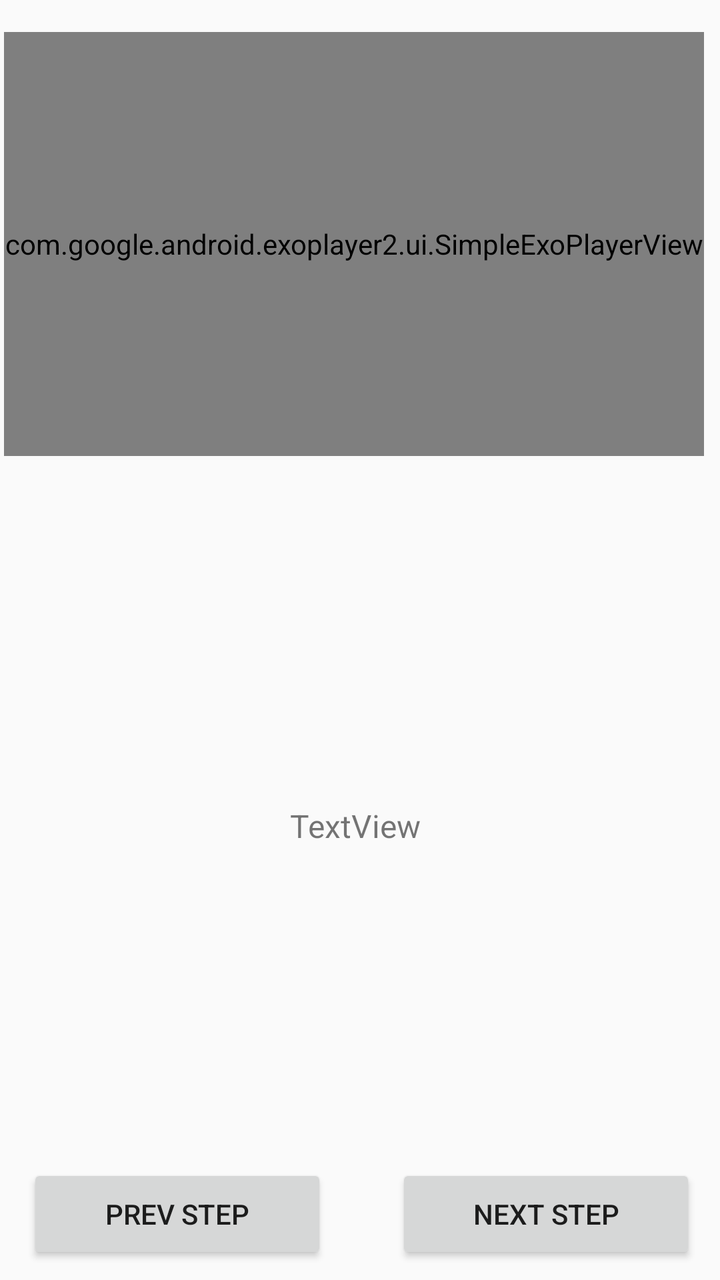
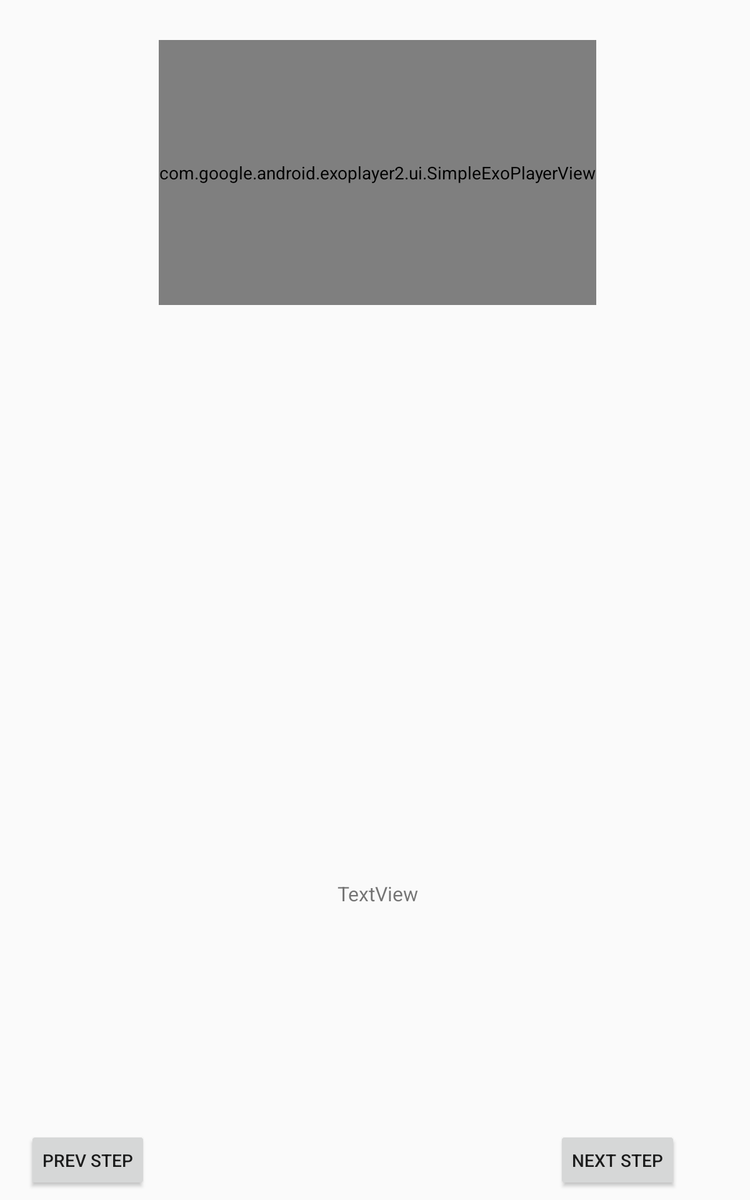

First picture: res/layout/ on a phone held upright. Second picture: the repository's own variant of that layout, on a device whose configuration matches the variant's folder. Source for both follows.
<!-- AndroidManifest.xml: application theme AppTheme -->
<!-- res/layout/fragment_bakery_video.xml -->
<FrameLayout xmlns:android="http://schemas.android.com/apk/res/android"
             xmlns:app="http://schemas.android.com/apk/res-auto"
             xmlns:tools="http://schemas.android.com/tools"
             android:layout_width="match_parent"
             android:layout_height="match_parent"
             tools:context="com.example.android.udbakery.BakeryVideoFragment">

    <android.support.constraint.ConstraintLayout
        xmlns:android="http://schemas.android.com/apk/res/android"
        xmlns:app="http://schemas.android.com/apk/res-auto"
        xmlns:tools="http://schemas.android.com/tools"
        android:layout_width="match_parent"
        android:layout_height="match_parent"
        tools:context="com.example.android.udbakery.BakingVideosActivity">



        <ImageView
            android:id="@+id/iv_recipe_image_view"
            android:layout_width="350dp"
            android:layout_height="212dp"
            android:layout_marginBottom="8dp"
            app:layout_constraintBottom_toTopOf="@+id/textView"
            app:layout_constraintTop_toTopOf="parent"
            android:layout_marginTop="8dp"
            app:layout_constraintVertical_bias="0.177"
            app:layout_constraintLeft_toLeftOf="parent"
            app:layout_constraintRight_toRightOf="parent"
            android:layout_marginRight="0dp"
            app:layout_constraintHorizontal_bias="1.0"/>

        <com.google.android.exoplayer2.ui.SimpleExoPlayerView
            android:id="@+id/vv_simple"
            android:layout_width="350dp"
            android:layout_height="212dp"
            android:layout_marginEnd="8dp"
            android:layout_marginStart="8dp"
            app:resize_mode="fixed_width"
            android:layout_marginRight="8dp"
            app:layout_constraintRight_toRightOf="@+id/iv_recipe_image_view"
            app:layout_constraintTop_toTopOf="parent"
            android:layout_marginTop="16dp"
            tools:layout_editor_absoluteY="17dp"/>

        <TextView
            android:id="@+id/textView"
            android:layout_width="295dp"
            android:layout_height="100dp"
            android:layout_marginBottom="80dp"
            android:layout_marginLeft="1dp"
            android:layout_marginRight="8dp"
            android:text="TextView"
            android:textAlignment="center"
            android:textSize="16sp"
            app:layout_constraintBottom_toBottomOf="parent"
            app:layout_constraintHorizontal_bias="0.589"
            app:layout_constraintLeft_toLeftOf="@+id/vv_simple"
            app:layout_constraintRight_toRightOf="@+id/vv_simple"
            android:layout_marginStart="1dp"
            android:layout_marginEnd="8dp"
            app:layout_constraintBottom_toTopOf="@+id/next_button"
            android:layout_marginTop="8dp"
            app:layout_constraintTop_toBottomOf="@+id/vv_simple"
            app:layout_constraintVertical_bias="1.0"/>

        <Button
            android:id="@+id/prev_button"
            android:layout_width="150dp"
            android:layout_height="50dp"
            android:layout_marginBottom="8dp"
            android:layout_marginEnd="8dp"
            android:layout_marginLeft="8dp"
            android:layout_marginRight="8dp"
            android:layout_marginStart="8dp"
            android:text="Prev Step"
            app:layout_constraintBottom_toBottomOf="parent"
            app:layout_constraintHorizontal_bias="0.029"
            app:layout_constraintLeft_toLeftOf="parent"
            app:layout_constraintRight_toRightOf="parent"
            app:layout_constraintVertical_bias="1.0"
            android:layout_marginTop="8dp"
            app:layout_constraintTop_toBottomOf="@+id/textView"/>

        <Button
            android:id="@+id/next_button"
            android:layout_width="150dp"
            android:layout_height="50dp"
            android:layout_marginBottom="8dp"
            android:layout_marginEnd="8dp"
            android:layout_marginLeft="8dp"
            android:layout_marginRight="8dp"
            android:layout_marginStart="8dp"
            android:text="Next Step"
            app:layout_constraintBottom_toBottomOf="parent"
            app:layout_constraintHorizontal_bias="0.866"
            app:layout_constraintLeft_toRightOf="@+id/prev_button"
            app:layout_constraintRight_toRightOf="parent"
            app:layout_constraintVertical_bias="1.0"/>


    </android.support.constraint.ConstraintLayout>

</FrameLayout>
<!-- resources referenced by this layout -->
<resources>
  <style name="AppTheme" parent="Theme.AppCompat.Light.DarkActionBar">
          
          <item name="colorPrimary">@color/colorPrimary</item>
          <item name="colorPrimaryDark">@color/colorPrimaryDark</item>
          <item name="colorAccent">@color/colorAccent</item>
      </style>
</resources>
<!-- res/layout-sw600dp/fragment_bakery_video.xml (the repository's variant of the layout above) -->
<!-- drawn on a 7-inch tablet held upright -->
<?xml version="1.0" encoding="utf-8"?>
<FrameLayout xmlns:android="http://schemas.android.com/apk/res/android"
             xmlns:app="http://schemas.android.com/apk/res-auto"
             xmlns:tools="http://schemas.android.com/tools"
             android:layout_width="match_parent"
             android:layout_height="match_parent"
             tools:context="com.example.android.udbakery.BakeryVideoFragment">

    <android.support.constraint.ConstraintLayout
        xmlns:android="http://schemas.android.com/apk/res/android"
        xmlns:app="http://schemas.android.com/apk/res-auto"
        xmlns:tools="http://schemas.android.com/tools"
        android:layout_width="match_parent"
        android:layout_height="match_parent"
        tools:context="com.example.android.udbakery.BakingVideosActivity">


        
        
        
        
        
        

        <com.google.android.exoplayer2.ui.SimpleExoPlayerView
            android:id="@+id/vv_simple"
            app:layout_constraintBottom_toTopOf="@+id/textView"
            app:layout_constraintHorizontal_bias="0.509"
            app:layout_constraintLeft_toLeftOf="parent"
            app:layout_constraintRight_toRightOf="parent"
            app:layout_constraintTop_toTopOf="parent"
            app:layout_constraintVertical_bias="0.05"
            android:layout_width="350dp"
            android:layout_height="212dp"
            android:layout_marginBottom="8dp"
            android:layout_marginLeft="8dp"
            android:layout_marginRight="8dp"
            android:layout_marginTop="8dp"/>

        <TextView
            android:id="@+id/textView"
            android:layout_width="310dp"
            android:layout_height="94dp"
            android:text="TextView"
            android:textSize="16sp"
            android:textAlignment="center"
            app:layout_constraintBottom_toBottomOf="parent"
            android:layout_marginBottom="162dp"
            android:layout_marginLeft="1dp"
            app:layout_constraintLeft_toLeftOf="@+id/vv_simple"
            android:layout_marginRight="8dp"
            app:layout_constraintRight_toRightOf="@+id/vv_simple"
            app:layout_constraintHorizontal_bias="0.612"
            />

        <Button
            android:id="@+id/prev_button"
            android:layout_width="wrap_content"
            android:layout_height="wrap_content"
            android:text="Prev Step"
            app:layout_constraintBottom_toBottomOf="parent"
            android:layout_marginBottom="8dp"
            android:layout_marginLeft="8dp"
            app:layout_constraintLeft_toLeftOf="parent"
            android:layout_marginTop="8dp"
            app:layout_constraintTop_toBottomOf="@+id/fragment_container"
            android:layout_marginRight="8dp"
            app:layout_constraintRight_toRightOf="parent"
            app:layout_constraintHorizontal_bias="0.029"
            app:layout_constraintVertical_bias="1.0"
            android:layout_marginStart="8dp"
            android:layout_marginEnd="8dp"/>

        <Button
            android:id="@+id/next_button"
            android:layout_width="wrap_content"
            android:layout_height="wrap_content"
            android:text="Next Step"
            app:layout_constraintBottom_toBottomOf="parent"
            android:layout_marginBottom="8dp"
            android:layout_marginTop="8dp"
            app:layout_constraintTop_toBottomOf="@+id/fragment_container"
            app:layout_constraintLeft_toRightOf="@+id/prev_button"
            android:layout_marginLeft="8dp"
            android:layout_marginRight="8dp"
            app:layout_constraintRight_toRightOf="parent"
            app:layout_constraintHorizontal_bias="0.866"
            app:layout_constraintVertical_bias="1.0"
            android:layout_marginStart="8dp"
            android:layout_marginEnd="8dp"/>





    </android.support.constraint.ConstraintLayout>
</FrameLayout>
